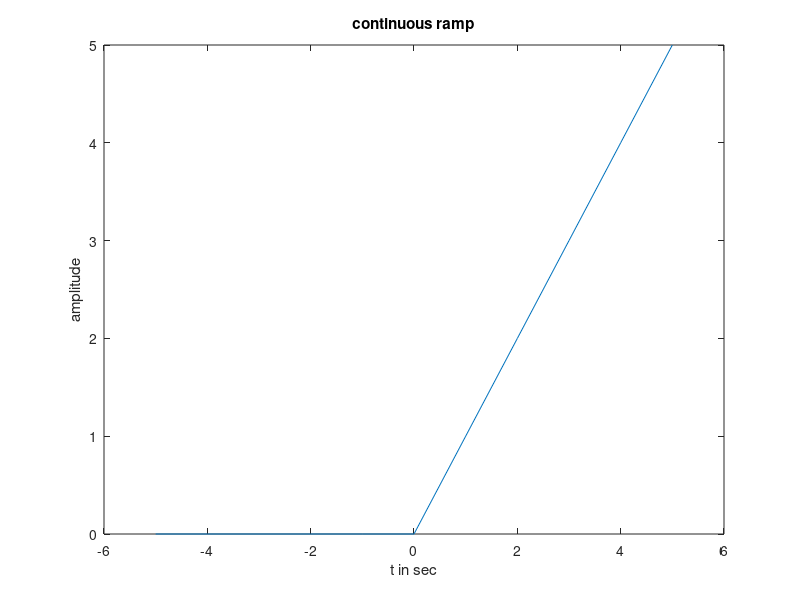

This chart was generated by the following MATLAB code:
clc;
clear all;
close all;
t=-5:5;

 x=t.*[(t>=0)]
% x=[]
% if(t>=0)
%     
%     x(t)=t
% end

plot(t,x);
xlabel('t in sec');
ylabel('amplitude');
title('continuous ramp');
